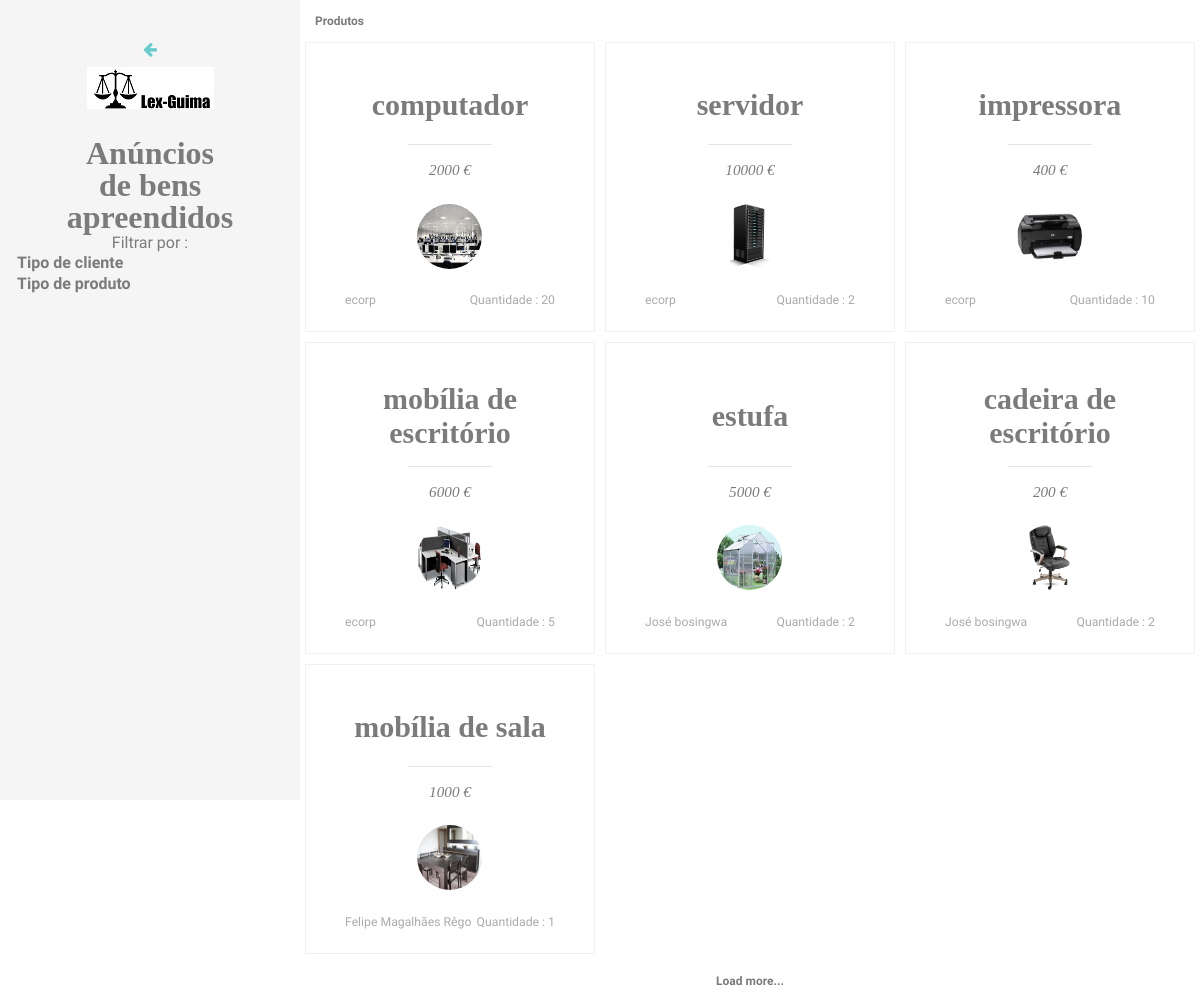
Page /PhPproject3/properties.php on the committed database.
### tables this page shows
CREATE TABLE IF NOT EXISTS `property` (
  `id_prod` int(11) NOT NULL,
  `price` double NOT NULL,
  `name` text NOT NULL,
  `quantity` int(11) NOT NULL,
  `img` blob NOT NULL,
  `NIF` int(11) NOT NULL,
  `type` int(1) NOT NULL,
  `site` bit(1) NOT NULL
);

CREATE TABLE IF NOT EXISTS `client` (
  `NIF` int(11) NOT NULL,
  `type` int(1) NOT NULL,
  `name` varchar(30) NOT NULL,
  `tel` varchar(14) NOT NULL,
  `address` varchar(300) NOT NULL,
  `property_status` varchar(30) NOT NULL
);

### PhPproject3/properties.php (the view, shortened to what this page needs)
<?php
$ligacao = ligar_base_dados();
$query = "SELECT property.id_prod,property.name,property.price,property.quantity,property.img,property.NIF FROM property WHERE property.site=1";
$result = mysql_query($query,$ligacao);
?>
<!DOCTYPE html>
<html lang="en" class="no-js">
	<head>
		<link rel="stylesheet" type="text/css" href="css/normalize.css" />
		<link rel="stylesheet" type="text/css" href="fonts/font-awesome-4.3.0/css/font-awesome.min.css" />
		<link rel="stylesheet" type="text/css" href="css/style1.css" />
	</head>
	<body>
		<div class="container">
			<div id="theSidebar" class="sidebar">
				<a class="codrops-icon codrops-icon--prev" href="index.php" title="Home"><span>Home</span></a>
                                <br><a href="index.php"><img src="images/logo.jpg" /></a>
				<h1><span>Anúncios<span>de bens apreendidos</h1>
                                            <span>Filtrar por :</span>
                                            <table>
                                                <tr onclick="showhide('xitem')" style="cursor:pointer;" onmouseover="this.style.color='#66CCCC'" onmouseout="this.style.color='gray'" id="xlop"><th>Tipo de cliente</th></tr>
                                            </table>
                                            <table>
                                                <tr onclick="showhide('yitem')" id="ylop" style="cursor:pointer;" onmouseover="this.style.color='#66CCCC'" onmouseout="this.style.color='gray'"><th>Tipo de produto</th></tr>
                                            </table>
			</div>
			<div id="theGrid" class="main">
				<section class="grid">
					<header class="top-bar">
						<h2 class="top-bar__headline">Produtos</h2>
					</header>
                                    <?php
                                    $var = 1 ;
                                    while($array = mysql_fetch_assoc($result)){
                                    ?>
                                    <a class="grid__item" href="#" onclick="hide()">
                                            <h2 class="title title--preview"><?php echo $array['name'] ?></h2>
						<div class="loader"></div>
                                                <span class="category"><?php echo $array['price'] ?> €</span>
						<div class="meta meta--preview">
                                                    <img class="meta__avatar" height="65px" width="65px" src="images/properties/<?php echo $var ?>.jpg" alt="author01" />
                                                        <span class="meta__date"><?php
                                                        $query2 = "SELECT client.name FROM client WHERE client.NIF=".$array['NIF'] ;
                                                        $result2 = mysql_query($query2,$ligacao);
                                                        $row = mysql_fetch_row($result2);
                                                        echo $row[0];
                                                        ?></span>
                                                        <span class="meta__reading-time">Quantidade : <?php echo $array['quantity'] ?></span>
						</div>
                                        </a>
                                    <?php
                                    $var++;
                                    }
                                    ?>
					<footer class="page-meta">
						<span>Load more...</span>
					</footer>
				</section>
			</div>
		</div>
	</body>
</html>

### rows in the picture
property: name "computador", price "2000", shows a picture, client.name "ecorp", quantity "20"
property: name "servidor", price "10000", shows a picture, client.name "ecorp", quantity "2"
property: name "impressora", price "400", shows a picture, client.name "ecorp", quantity "10"
property: name "mobília de escritório", price "6000", shows a picture, client.name "ecorp", quantity "5"
property: name "estufa", price "5000", shows a picture, client.name "José bosingwa", quantity "2"
property: name "cadeira de escritório", price "200", shows a picture, client.name "José bosingwa", quantity "2"
property: name "mobília de sala", price "1000", shows a picture, client.name "Felipe Magalhães Rêgo", quantity "1"
